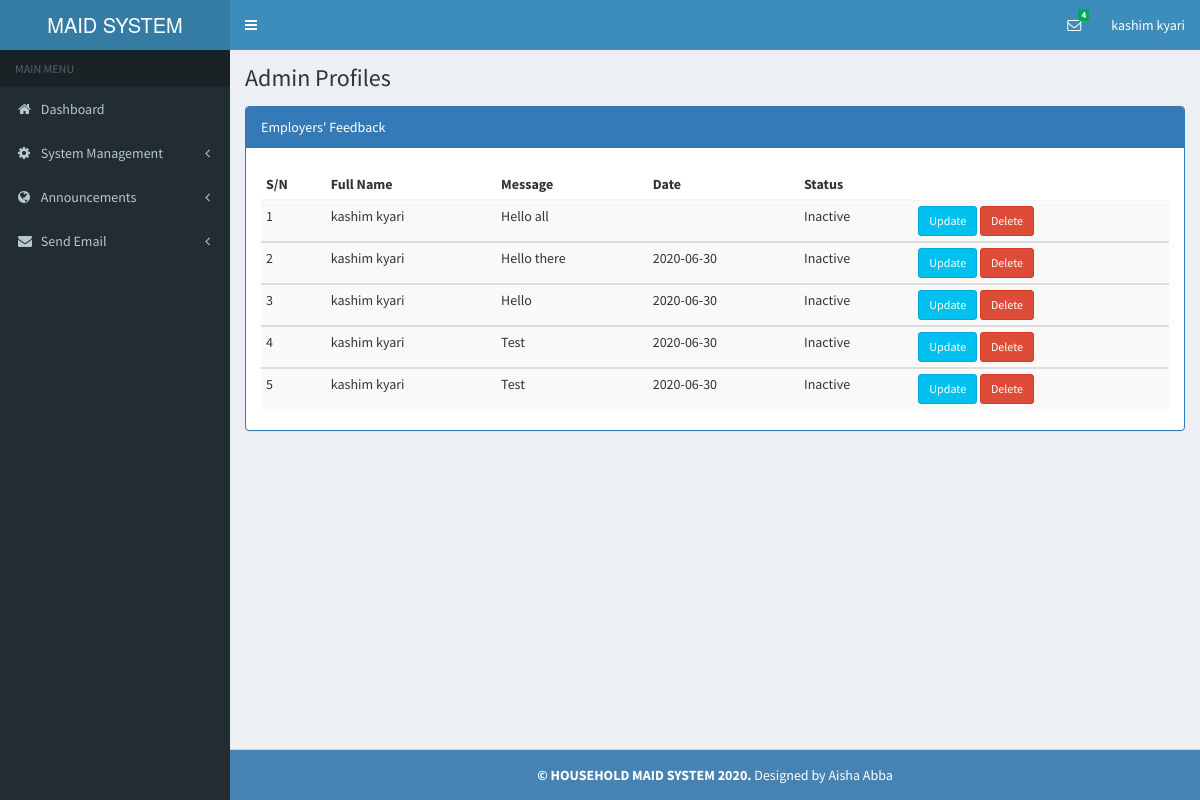
Screenshot of /admin/employer_feedback.php (signed in) with the database file from the repository.
### tables this page shows
CREATE TABLE `accounts` (
  `fname` varchar(255) NOT NULL,
  `lname` varchar(255) NOT NULL,
  `id_number` int(255) NOT NULL,
  `email` varchar(255) NOT NULL,
  `phone` varchar(255) NOT NULL,
  `address` varchar(255) NOT NULL,
  `town` varchar(255) NOT NULL,
  `password` varchar(255) NOT NULL,
  `role_id` varchar(255) NOT NULL
);

CREATE TABLE `employer_feedback` (
  `fname` varchar(255) NOT NULL,
  `lname` varchar(255) NOT NULL,
  `message` text NOT NULL,
  `status` varchar(255) NOT NULL,
  `mess_date` date DEFAULT current_timestamp()
);

### admin/employer_feedback.php (the view, shortened to what this page needs)
<?php require_once ('include/header.php'); ?>
<?php require_once('../dbconnect.php');
?>
<?php require_once ('include/sidebar.php'); ?>
<div class="content-wrapper">
    <section class="content-header">
        <h1>
            Admin Profiles
        </h1>
    </section>
    <section class="content">
        <div class="panel panel-primary">
            <div class="panel-heading">Employers' Feedback</div>
            <div class="panel-body">
                <?php
                $sql=$conn->query("SELECT * FROM employer_feedback");
                ?>
                <div class="table-responsive">
                    <table class="table table-striped table-condensed table-hover dataTables" id="dataTables-libraryList">
                        <thead>
                        <tr>
                            <th>S/N</th>
                            <th>Full Name</th>
                            <th>Message</th>
                            <th>Date</th>
                            <th>Status</th>
                        </tr>
                        </thead>
                        <tbody>
                        <?php
                        $count=1;
                        while($row=mysqli_fetch_assoc($sql)){
                        echo "<tr>";
                        ?>
                        <td><?php echo $count; ?></td>
                        <td><?php echo $row['fname']; ?> <?php echo $row['lname']; ?></td>
                        <td><?php echo $row['message']; ?></td>
                        <td><?php echo $row['mess_date']; ?></td>
                        <td><?php echo $row['status']; ?></td>
                        <td>
                            <a class="btn btn-sm btn-info" data-toggle="modal" data-target="#test<?php echo $row['id']?>">Update</a>
                            <a class="btn btn-sm btn-danger" onclick="return confirm('Sure to delete? It will be deleted permanently!')" href="?action=transview&id=<?php echo $row['id'];?>&act=delete">Delete</a>
                        </td>
                        </tbody>
                        <?php
                        $count++;
                        echo "</tr>";
                        }
                        ?>
                    </table>
                </div>
            </div>
        </div>
    </section>
</div>
<?php require_once('include/footer.php');  ?>

### admin/include/header.php (shortened to what this page needs)
<?php
require_once('../dbconnect.php');
$role=  $_SESSION['role_session'];
if(!isset($_SESSION['admin'])  && $role!=1)
{
        header("Location:../login.php");
}
else{
    $session_id= $_SESSION['admin'];
    $query=$conn->query("SELECT * FROM accounts WHERE email='$session_id'");
    $row=$query->fetch_array();
    $fname=$row['fname'];
    $lname=$row['lname'];
}
    ?>
<!DOCTYPE html>
<html>
  <head>
    <link rel="stylesheet" href="../assets/bootstrap/css/bootstrap.min.css">
      <link rel="stylesheet" href="../assets/swal2/sweetalert2.min.css">
    <link rel="stylesheet" href="../assets/css/font-awesome.min.css">
    <link rel="stylesheet" href="../assets/css/ionicons.min.css">
    <link rel="stylesheet" href="../assets/css/AdminLTE.min.css">
    <link rel="stylesheet" href="../assets/css/skins/_all-skins.min.css">
      <link href="../assets/modal-effect/css/component.css" rel="stylesheet">
    <link rel="stylesheet" href="../assets/plugins/datepicker/datepicker3.css">
    <link rel="stylesheet" href="../assets/plugins/daterangepicker/daterangepicker-bs3.css">
    <link href="../assets/elibrary/fileinput/css/fileinput.css " media="all" rel="stylesheet" type="text/css" />
    <link href="../assets/elibrary/modal/css/bootstrap-modal.css" media="all" rel="stylesheet" type="text/css" />
    <link href="../assets/elibrary/css/li-scroller.css" media="all" rel="stylesheet" type="text/css" />
    <link href="../assets/elibrary/plugins/dataTables/dataTables.bootstrap.css " media="all" rel="stylesheet" type="text/css" />
   </head>
   <body class="hold-transition skin-blue sidebar-mini">
    <div class="wrapper">
      <header class="main-header">
        <a href="index" class="logo">
          <span class="logo-lg">MAID SYSTEM</span>
        </a>
        <nav class="navbar navbar-static-top" role="navigation">
          <a href="#" class="sidebar-toggle" data-toggle="offcanvas" role="button">
          </a>
          <div class="navbar-custom-menu">
            <ul class="nav navbar-nav">
                <li class="dropdown messages-menu">
                <a href="#" class="dropdown-toggle" data-toggle="dropdown">
                  <i class="fa fa-envelope-o"></i>
                    <?php
                    $stmt=$conn->query("SELECT * FROM inquiries");
                    $count=mysqli_num_rows($stmt);
                    ?>
                  <span class="label label-success"><?php echo $count; ?></span>
                </a>
              </li>
              <li class="dropdown user user-menu">
                <a href="#" class="dropdown-toggle" data-toggle="dropdown">
                  <span class="hidden-xs"><?php echo $fname;   ?></span>
                  <span class="hidden-xs"><?php echo $lname;   ?></span>
                </a>
              </li>
            </ul>
          </div>
        </nav>
      </header>

### rows the page displays
accounts: fname "kashim", lname "kyari"
employer_feedback: fname "kashim", lname "kyari", message "Hello all", status "Inactive"
employer_feedback: fname "kashim", lname "kyari", message "Hello there", mess_date "2020-06-30", status "Inactive"
employer_feedback: fname "kashim", lname "kyari", message "Hello", mess_date "2020-06-30", status "Inactive"
employer_feedback: fname "kashim", lname "kyari", message "Test", mess_date "2020-06-30", status "Inactive"
employer_feedback: fname "kashim", lname "kyari", message "Test", mess_date "2020-06-30", status "Inactive"

### other values shown
$count "4"
